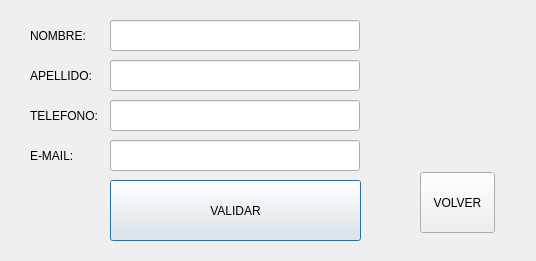
<?xml version="1.0" encoding="UTF-8"?>
<ui version="4.0">
 <class>Dialog</class>
 <widget class="QDialog" name="Dialog">
  <property name="geometry">
   <rect>
    <x>0</x>
    <y>0</y>
    <width>536</width>
    <height>261</height>
   </rect>
  </property>
  <property name="windowTitle">
   <string>Datos de Clientes</string>
  </property>
  <widget class="QLineEdit" name="email">
   <property name="geometry">
    <rect>
     <x>110</x>
     <y>140</y>
     <width>250</width>
     <height>31</height>
    </rect>
   </property>
  </widget>
  <widget class="QPushButton" name="boton">
   <property name="geometry">
    <rect>
     <x>110</x>
     <y>180</y>
     <width>251</width>
     <height>61</height>
    </rect>
   </property>
   <property name="text">
    <string>VALIDAR</string>
   </property>
  </widget>
  <widget class="QLineEdit" name="nombre">
   <property name="geometry">
    <rect>
     <x>110</x>
     <y>20</y>
     <width>250</width>
     <height>31</height>
    </rect>
   </property>
   <property name="toolTip">
    <string extracomment="ingrese un nombre"/>
   </property>
   <property name="text">
    <string comment="nombre" extracomment="nombre"/>
   </property>
   <property name="readOnly">
    <bool>false</bool>
   </property>
   <property name="placeholderText">
    <string comment="nombre" extracomment="nombre"/>
   </property>
  </widget>
  <widget class="QLineEdit" name="apellido">
   <property name="geometry">
    <rect>
     <x>110</x>
     <y>60</y>
     <width>250</width>
     <height>31</height>
    </rect>
   </property>
  </widget>
  <widget class="QLabel" name="txt_nombre">
   <property name="geometry">
    <rect>
     <x>30</x>
     <y>20</y>
     <width>75</width>
     <height>31</height>
    </rect>
   </property>
   <property name="text">
    <string>NOMBRE:</string>
   </property>
  </widget>
  <widget class="QLabel" name="txt_apellido">
   <property name="geometry">
    <rect>
     <x>30</x>
     <y>60</y>
     <width>75</width>
     <height>31</height>
    </rect>
   </property>
   <property name="text">
    <string>APELLIDO:</string>
   </property>
  </widget>
  <widget class="QLabel" name="txt_telefono">
   <property name="geometry">
    <rect>
     <x>30</x>
     <y>100</y>
     <width>75</width>
     <height>31</height>
    </rect>
   </property>
   <property name="text">
    <string>TELEFONO:</string>
   </property>
  </widget>
  <widget class="QLabel" name="txt_email">
   <property name="geometry">
    <rect>
     <x>30</x>
     <y>140</y>
     <width>75</width>
     <height>31</height>
    </rect>
   </property>
   <property name="text">
    <string>E-MAIL:</string>
   </property>
  </widget>
  <widget class="QLineEdit" name="telefono">
   <property name="geometry">
    <rect>
     <x>110</x>
     <y>100</y>
     <width>250</width>
     <height>31</height>
    </rect>
   </property>
  </widget>
  <widget class="QLabel" name="imagen">
   <property name="geometry">
    <rect>
     <x>400</x>
     <y>20</y>
     <width>101</width>
     <height>91</height>
    </rect>
   </property>
   <property name="text">
    <string/>
   </property>
   <property name="pixmap">
    <pixmap>../img/persona.png</pixmap>
   </property>
   <property name="scaledContents">
    <bool>true</bool>
   </property>
   <property name="wordWrap">
    <bool>false</bool>
   </property>
  </widget>
  <widget class="QPushButton" name="volver">
   <property name="geometry">
    <rect>
     <x>420</x>
     <y>172</y>
     <width>75</width>
     <height>61</height>
    </rect>
   </property>
   <property name="text">
    <string>VOLVER</string>
   </property>
  </widget>
 </widget>
 <resources/>
 <connections/>
</ui>
